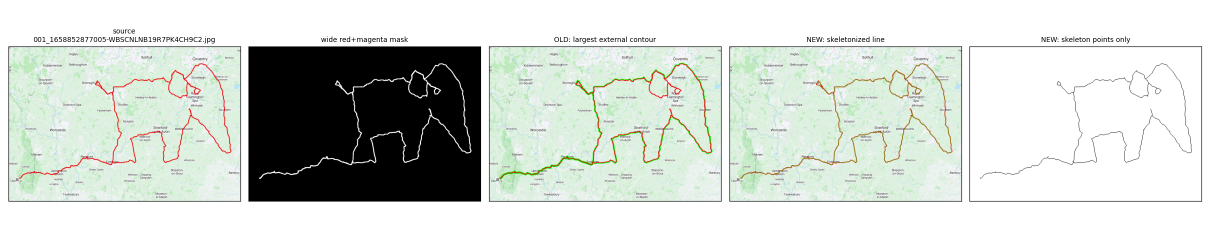
#> input picture quickdraw_v2/diagnostics/elephant/diag_001_1658852877005-WBSCNLNB19R7PK4CH9C2.png, 2420 x 495 px (shown at 1/2 size)
$ python -i extract_strav_templates.py   (imports and definitions only)
#> lines starting #> are read from the running program, lines starting #| are printed output that depends on the picture; after the words box and inside, x2 and y2 are one past the last pixel; in counts of white or black regions, pixels touching at a corner belong together
"""Extract route SHAPE templates from strav.art gallery images via skeletonization.

OLD APPROACH (broken): HSV red mask + morphological close + dilate +
RETR_EXTERNAL contour. The OUTER envelope of a multi-loop route line LOSES the
interior loops — for an elephant, all four leg-down-loops vanish and you
recover only the body silhouette.

NEW APPROACH: HSV mask the route line (red + magenta + deep pink, wider than
before) -> tiny morphological close to bridge sub-line gaps -> skimage
skeletonize -> 1-pixel-wide line that preserves every leg loop, ear, trunk,
tail. Output the skeleton as a normalized point cloud (no ordering required —
downstream scoring uses Modified Hausdorff / Chamfer between point clouds,
order-invariant).

For visualization the points are plotted as small dots; at typical skeleton
point counts (1k-8k pixels per image) the dots visually merge into the route
line at preview-grid resolution.

We also keep the largest-connected-component filter softly: include extra
components only if they're at least 5% of the largest component's pixel count
(filters out noise, but keeps disconnected appendages when the original
route line had small visual gaps).
"""
from __future__ import annotations

import json
import math
import sys
from dataclasses import dataclass
from pathlib import Path
from typing import Optional

import cv2
import numpy as np
from skimage.morphology import skeletonize


CATEGORIES = ["pig", "cat", "dog", "dragon", "duck", "elephant"]
MAX_POINTS = 4000          # cap per template to keep JSON small (~80KB)
MIN_POINTS = 80            # below this -> reject
MIN_COMPONENT_FRAC = 0.05  # keep components >= 5% of largest


@dataclass
class StravResult:
    source: str
    points: list[tuple[float, float]]   # normalized point cloud
    bbox_aspect: float
    n_points: int
    n_components_kept: int
    image_coverage: float                # mask px / image px
    score: float
    reason: str = "ok"


def wide_route_mask(bgr: np.ndarray) -> np.ndarray:
    """HSV mask covering: red, deep pink, magenta, dark red, salmon."""
    hsv = cv2.cvtColor(bgr, cv2.COLOR_BGR2HSV)
    m1 = cv2.inRange(hsv, (0,   60, 50),  (15,  255, 255))
    m2 = cv2.inRange(hsv, (155, 60, 50),  (179, 255, 255))
    m3 = cv2.inRange(hsv, (140, 80, 50),  (170, 255, 255))
    return cv2.bitwise_or(cv2.bitwise_or(m1, m2), m3)


def extract_one(img_path: Path) -> Optional[StravResult]:
    bgr = cv2.imread(str(img_path), cv2.IMREAD_COLOR)
#> bgr is the input picture: shape (495, 2420, 3); mean B, G, R 209, 214.7, 209.1
    if bgr is None:
        return StravResult(img_path.name, [], 0, 0, 0, 0, -1, "decode_failed")
    H, W = bgr.shape[:2]
#> H = 495; W = 2420
    if H * W < 50_000:
        return StravResult(img_path.name, [], 0, 0, 0, 0, -1, "too_small")

    mask = wide_route_mask(bgr)
#> in wide_route_mask, `hsv = cv2.cvtColor(bgr, cv2.COLOR_BGR2HSV)`: hsv: shape (495, 2420, 3); mean H, S, V 23.8, 8.8, 215.8
#> in wide_route_mask, `m1 = cv2.inRange(hsv, (0,   60, 50),  (15,  255, 255))`:
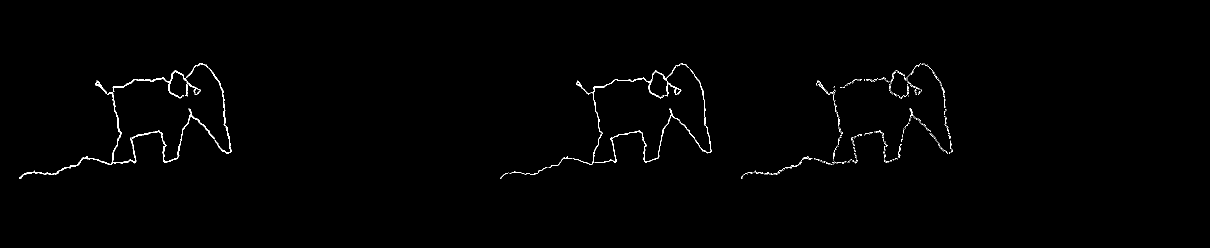
#> m1: shape (495, 2420) (shown at 1/2 size); 0.65% white in thin lines or dots, all inside (x1, y1, x2, y2) = (38, 126, 1905, 358)
#> in wide_route_mask, `m2 = cv2.inRange(hsv, (155, 60, 50),  (179, 255, 255))`:
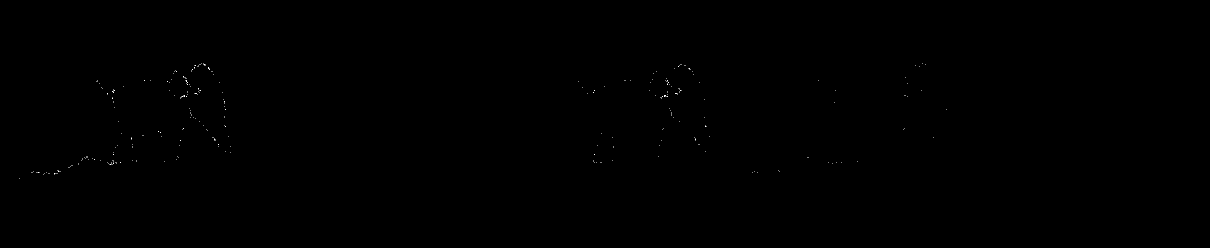
#> m2: shape (495, 2420) (shown at 1/2 size); 0.04% white in thin lines or dots, all inside (x1, y1, x2, y2) = (38, 126, 1893, 357)
#> in wide_route_mask, `m3 = cv2.inRange(hsv, (140, 80, 50),  (170, 255, 255))`: m3: shape (495, 2420); every value is 0
    coverage = float(np.count_nonzero(mask)) / float(H * W)
#> coverage = 0.00685
    if coverage < 0.002:
        return StravResult(img_path.name, [], 0, 0, 0, coverage, -1, "no_route_pixels")

    # Tiny close to bridge sub-pixel gaps WITHOUT thickening enough to merge
    # adjacent loops.
    k = max(3, int(min(H, W) / 300) | 1)
#> k = 3
    kernel = cv2.getStructuringElement(cv2.MORPH_ELLIPSE, (k, k))
#> kernel = [[0, 1, 0], [1, 1, 1], [0, 1, 0]]
    closed = cv2.morphologyEx(mask, cv2.MORPH_CLOSE, kernel, iterations=1)

    # Skeletonize — gives a 1-px-wide line preserving all leg loops.
    skel = skeletonize(closed > 0).astype(np.uint8)
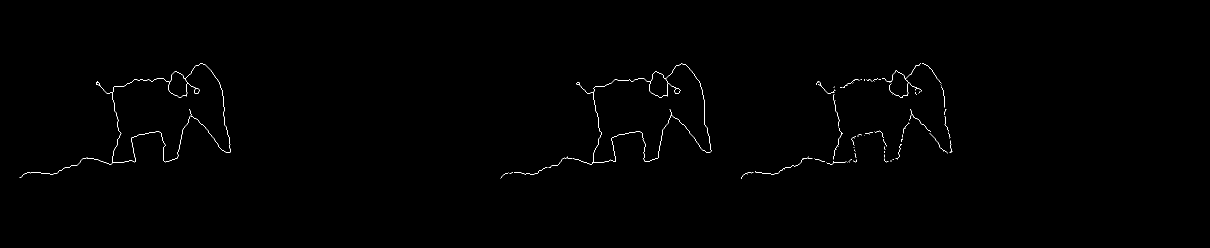
#> skel: shape (495, 2420) (shown at 1/2 size); values 0 (black) and 1 (white), 0.33% white in thin lines or dots, all inside (x1, y1, x2, y2) = (39, 127, 1905, 358)
    if skel.sum() < MIN_POINTS:
        return StravResult(img_path.name, [], 0, 0, 0, coverage, -1, "skeleton_too_short")

    # Keep the dominant connected components.
    n_lab, labels, stats, _ = cv2.connectedComponentsWithStats(skel)
#> labels: shape (495, 2420) int32; 63 distinct labels, from 0 to 62
#> n_lab = 63; stats = 63 rows, first 6: [0, 0, 2420, 495, 1193972], [39, 127, 423, 229, 1329], [1145, 127, 278, 203, 1178], [1764, 127, 80, 69, 230], [1844, 127, 39, 40, 48], [1747, 157, 9, 6, 11]
    if n_lab <= 1:
        return StravResult(img_path.name, [], 0, 0, 0, coverage, -1, "no_components")
    sizes = [(lab, stats[lab, cv2.CC_STAT_AREA]) for lab in range(1, n_lab)]
#> sizes = 62 pairs, first value 1 to 62, second value 1 to 1329
    sizes.sort(key=lambda kv: -kv[1])
    largest = sizes[0][1]
#> largest = 1329
    keep_labels = {lab for lab, sz in sizes if sz >= MIN_COMPONENT_FRAC * largest}
#> keep_labels = 7 items
    keep_mask = np.isin(labels, list(keep_labels))
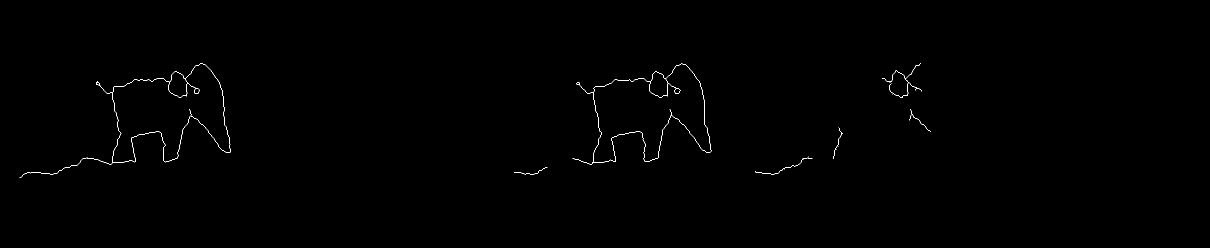
#> keep_mask: shape (495, 2420) bool (shown at 1/2 size); 0.26% white in thin lines or dots, all inside (x1, y1, x2, y2) = (39, 127, 1861, 356)
    ys, xs = np.where(keep_mask)
#> ys = 3068 values from 127 to 355; xs = 3068 values, max 1860 at index 1694, min 39 at index 3065, mean 930
    if len(xs) < MIN_POINTS:
        return StravResult(img_path.name, [], 0, 0, 0, coverage, -1, "too_few_skel_points")

    # Subsample if very dense.
    if len(xs) > MAX_POINTS:
        idx = np.random.default_rng(seed=hash(img_path.name) & 0xFFFF).choice(
            len(xs), MAX_POINTS, replace=False
        )
        xs, ys = xs[idx], ys[idx]

    # Normalize to [-0.5, 0.5]^2 with Y flipped so positive Y is up.
    xs = xs.astype(float)
    ys = ys.astype(float)
    cx, cy = (xs.min() + xs.max()) / 2, (ys.min() + ys.max()) / 2
#> cx = 949.5; cy = 241
    w, h = xs.max() - xs.min(), ys.max() - ys.min()
#> w = 1821; h = 228
    s = max(w, h)
#> s = 1821
    if s <= 0:
        return StravResult(img_path.name, [], 0, 0, 0, coverage, -1, "degenerate_bbox")
    nx = (xs - cx) / s
#> nx = 3068 values, max 0.5 at index 1694, min -0.5 at index 3065, mean -0.0107
    ny = -(ys - cy) / s
#> ny = 3068 values, max 0.0626 at index 0, min -0.0626 at index 3065, mean 0.000291
    aspect = float(w / h) if h > 0 else 0.0
#> aspect = 7.99
    if not (0.4 <= aspect <= 4.0):
#> (the run stopped early here; a loop or call above may not have finished)
